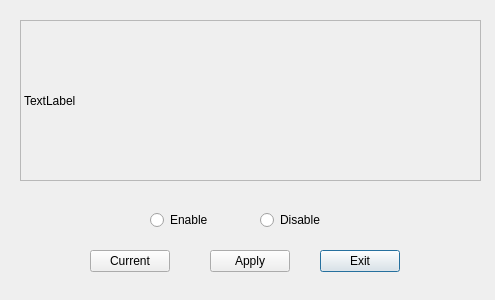
<?xml version="1.0" encoding="UTF-8"?>
<ui version="4.0">
 <class>Dialog</class>
 <widget class="QDialog" name="Dialog">
  <property name="windowModality">
   <enum>Qt::NonModal</enum>
  </property>
  <property name="geometry">
   <rect>
    <x>0</x>
    <y>0</y>
    <width>495</width>
    <height>300</height>
   </rect>
  </property>
  <property name="contextMenuPolicy">
   <enum>Qt::DefaultContextMenu</enum>
  </property>
  <property name="windowTitle">
   <string>USB Gadget</string>
  </property>
  <property name="modal">
   <bool>false</bool>
  </property>
  <widget class="QRadioButton" name="radioButton_Enable">
   <property name="geometry">
    <rect>
     <x>150</x>
     <y>210</y>
     <width>100</width>
     <height>20</height>
    </rect>
   </property>
   <property name="cursor">
    <cursorShape>PointingHandCursor</cursorShape>
   </property>
   <property name="text">
    <string>Enable</string>
   </property>
   <attribute name="buttonGroup">
    <string notr="true">buttonGroup</string>
   </attribute>
  </widget>
  <widget class="QRadioButton" name="radioButton_Disable">
   <property name="geometry">
    <rect>
     <x>260</x>
     <y>210</y>
     <width>100</width>
     <height>20</height>
    </rect>
   </property>
   <property name="cursor">
    <cursorShape>PointingHandCursor</cursorShape>
   </property>
   <property name="text">
    <string>Disable</string>
   </property>
   <attribute name="buttonGroup">
    <string notr="true">buttonGroup</string>
   </attribute>
  </widget>
  <widget class="QPushButton" name="pushButton_Apply">
   <property name="geometry">
    <rect>
     <x>210</x>
     <y>250</y>
     <width>80</width>
     <height>22</height>
    </rect>
   </property>
   <property name="cursor">
    <cursorShape>PointingHandCursor</cursorShape>
   </property>
   <property name="text">
    <string>Apply</string>
   </property>
   <property name="autoDefault">
    <bool>false</bool>
   </property>
  </widget>
  <widget class="QPushButton" name="pushButton_Exit">
   <property name="geometry">
    <rect>
     <x>320</x>
     <y>250</y>
     <width>80</width>
     <height>22</height>
    </rect>
   </property>
   <property name="cursor">
    <cursorShape>PointingHandCursor</cursorShape>
   </property>
   <property name="text">
    <string>Exit</string>
   </property>
  </widget>
  <widget class="QLabel" name="label_hint">
   <property name="geometry">
    <rect>
     <x>20</x>
     <y>20</y>
     <width>461</width>
     <height>161</height>
    </rect>
   </property>
   <property name="frameShape">
    <enum>QFrame::StyledPanel</enum>
   </property>
   <property name="text">
    <string>TextLabel</string>
   </property>
   <property name="textFormat">
    <enum>Qt::AutoText</enum>
   </property>
   <property name="wordWrap">
    <bool>true</bool>
   </property>
  </widget>
  <widget class="QPushButton" name="pushButton_Current">
   <property name="geometry">
    <rect>
     <x>90</x>
     <y>250</y>
     <width>80</width>
     <height>22</height>
    </rect>
   </property>
   <property name="cursor">
    <cursorShape>PointingHandCursor</cursorShape>
   </property>
   <property name="text">
    <string>Current</string>
   </property>
   <property name="autoDefault">
    <bool>false</bool>
   </property>
  </widget>
 </widget>
 <layoutdefault spacing="6" margin="11"/>
 <resources/>
 <connections/>
 <buttongroups>
  <buttongroup name="buttonGroup"/>
 </buttongroups>
</ui>
